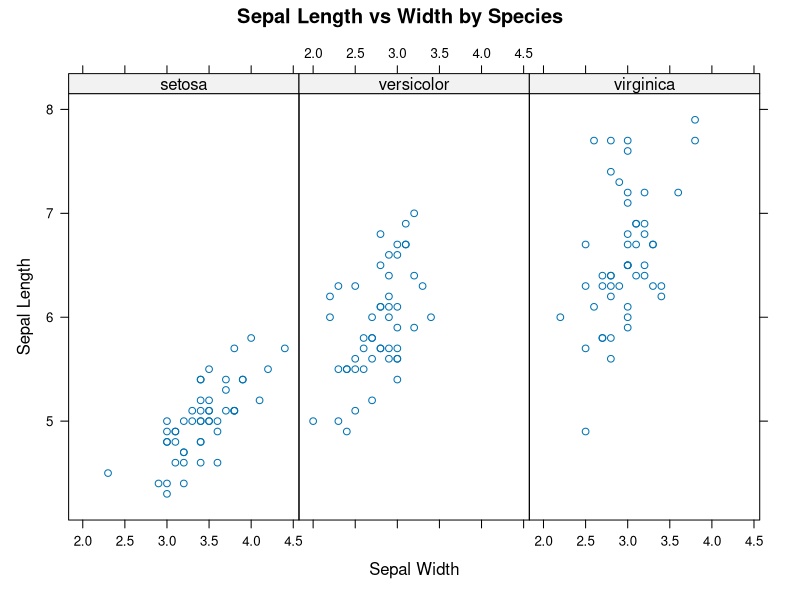

Write the R code that produced this figure.
library(lattice)
xyplot(Sepal.Length ~ Sepal.Width | Species, data = iris,
       main = "Sepal Length vs Width by Species", 
       xlab = "Sepal Width",       ylab = "Sepal Length", layout=c(3,1))
